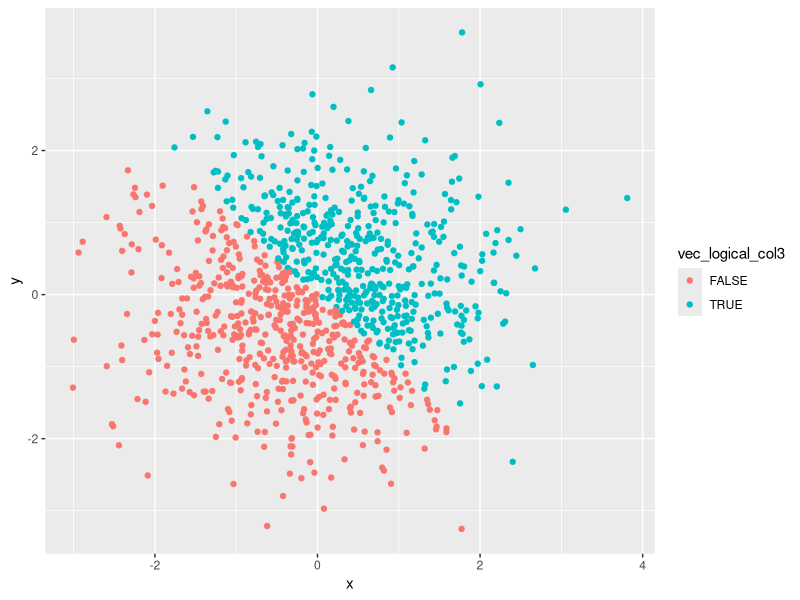
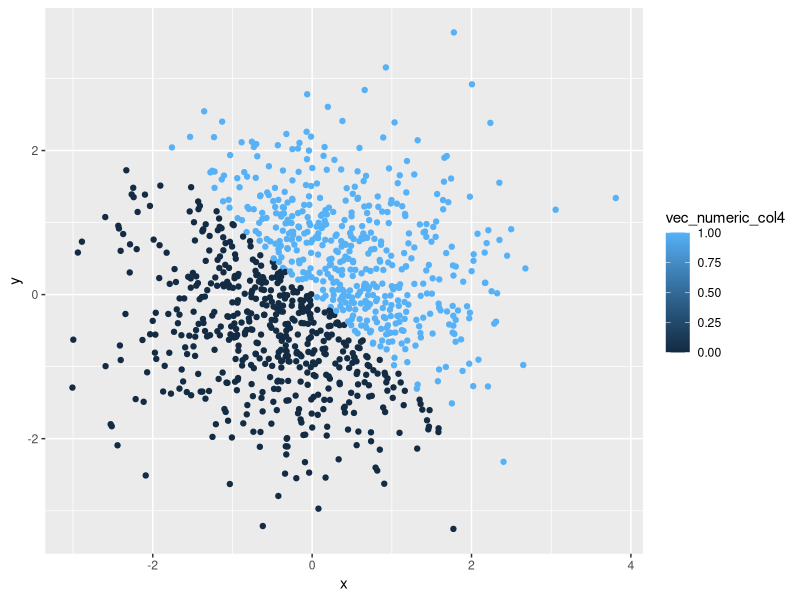
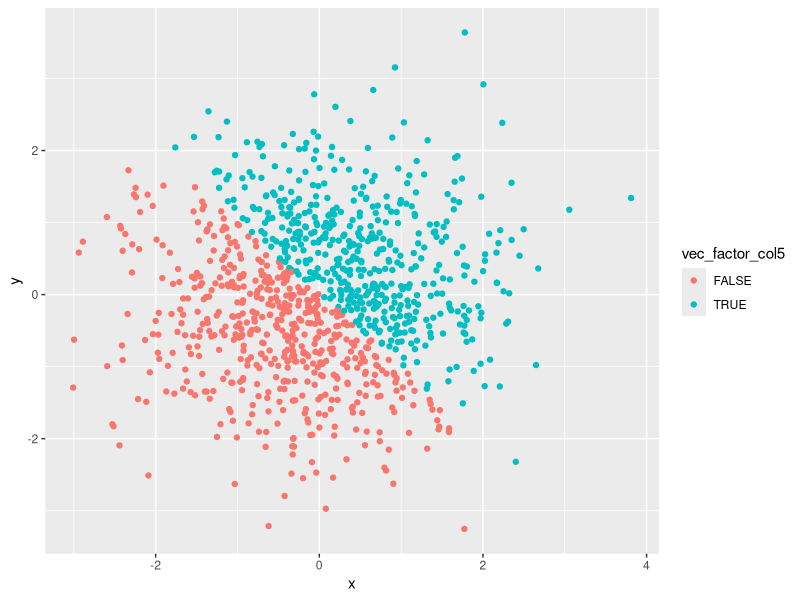
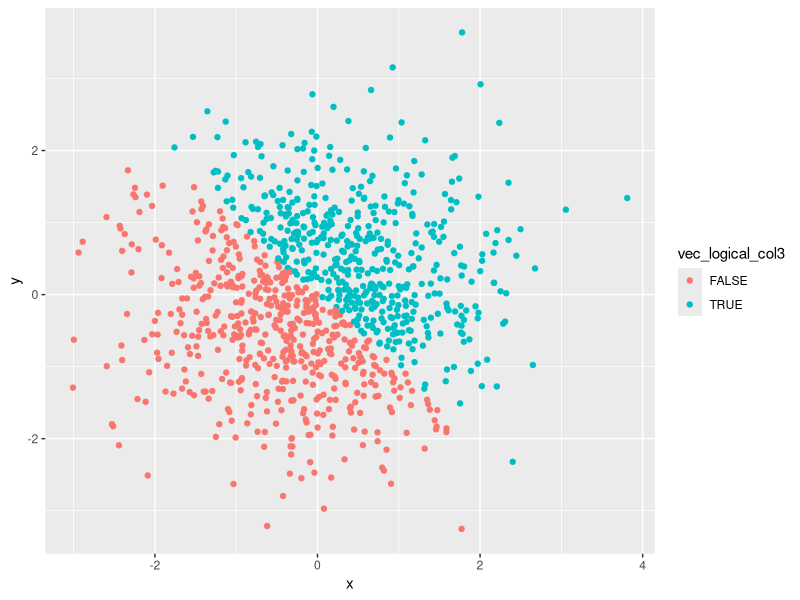

Write the R code that produced these figures, in order.
## ---- chunk 1

#loading libraries

knitr::opts_chunk$set(echo = TRUE)
library(tidyverse)
library(ggplot2)

## ---- chunk 2

#Creating data frame problem1_df

set.seed(1)

problem1_df = tibble( 
                        vec_numeric_col1 = runif(n = 10, min = 0, max = 5),
                        vec_logical_col2 = vec_numeric_col1 > 2,
                        vec_char_col3 = c("This", "is", "my", "first", "try", "with", "using", "R", "and", "RStudio"),
                        vec_factor_col4 = factor(c("Male", "Female", "Female", "Female", "Female", "Male", "Female", "Male", "Male", "Female"))
)

problem1_df

#Mean of each variable of our data frame, problem1_df

mean(problem1_df$vec_numeric_col1) #We get a mean value since the vector is of numeric data type

mean(problem1_df$vec_logical_col2) #We get a mean value since the logical variables are binomial with True = 1 and False = 0

mean(problem1_df$vec_char_col3) #Since the argument isn't numeric or logical, we get NA by coercion

mean(problem1_df$vec_factor_col4) #Since the argument isn't numeric or logical, we get NA by coercion

## ---- chunk 3

#Explicit coercion of the logical, character and factor vectors of problem1_df to numeric type

problem1_df_vec_logical_col2_numeric = as.numeric(problem1_df$vec_logical_col2)

problem1_df_vec_char_col3_numeric = as.numeric(problem1_df$vec_char_col3)

problem1_df_vec_factor_col4_numeric = as.numeric(problem1_df$vec_factor_col4)

#The logical and factor vectors are transformed into numeric data type however, NAs are introduced by coercion into the character vector

## ---- chunk 4

#Explicit sequential coercion of the character vectors of problem1_df to factor and then to numeric

problem1_df_vec_char_col3_factor_numeric = as.numeric(as.factor(problem1_df$vec_char_col3))

problem1_df_vec_char_col3_factor_numeric #The character column, when tranformed into factor and then numeric gives the index value of each entry as observed in the levels vector

#Explicit sequential coercion of the factor vectors of problem1_df to character and then to numeric

problem1_df_vec_factor_col4_char_numeric = as.numeric(as.character(problem1_df$vec_factor_col4))

problem1_df_vec_factor_col4_char_numeric #The factor column when tranformed into character and then numeric has NAs by coercion as its output since it has been converted to character first

## ---- chunk 5

#Creating data frame problem2_df

set.seed(1)

problem2_df = tibble(
                    x = rnorm(1000),
                    y = rnorm(1000),
                    vec_logical_col3 = x + y > 0,
                    vec_numeric_col4 = as.numeric(vec_logical_col3),
                    vec_factor_col5 = as.factor(vec_logical_col3)
)

## ---- chunk 6

#Creating scatter plots of data in problem2_df using the ggplot2 package and saving the first plot

ggplot(problem2_df, aes(x = x, y = y, color = vec_logical_col3)) + geom_point()

ggsave(filename = "C:/Users/abhis/OneDrive/Desktop/School/Semester 1/P8105/homework_1/p8105_hw1_aa4266/problem2_df_colour_logical_plot.png")

ggplot(problem2_df, aes(x = x, y = y, color = vec_numeric_col4)) + geom_point()

ggplot(problem2_df, aes(x = x, y = y, color = vec_factor_col5)) + geom_point()
